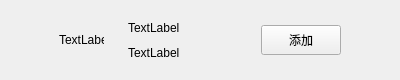
<?xml version="1.0" encoding="UTF-8"?>
<ui version="4.0">
 <class>ApplyFriendItem</class>
 <widget class="QWidget" name="ApplyFriendItem">
  <property name="geometry">
   <rect>
    <x>0</x>
    <y>0</y>
    <width>400</width>
    <height>80</height>
   </rect>
  </property>
  <property name="minimumSize">
   <size>
    <width>0</width>
    <height>80</height>
   </size>
  </property>
  <property name="maximumSize">
   <size>
    <width>16777215</width>
    <height>80</height>
   </size>
  </property>
  <property name="windowTitle">
   <string>Form</string>
  </property>
  <layout class="QHBoxLayout" name="horizontalLayout">
   <property name="spacing">
    <number>6</number>
   </property>
   <property name="leftMargin">
    <number>9</number>
   </property>
   <property name="topMargin">
    <number>0</number>
   </property>
   <property name="rightMargin">
    <number>0</number>
   </property>
   <property name="bottomMargin">
    <number>0</number>
   </property>
   <item>
    <spacer name="horizontalSpacer">
     <property name="orientation">
      <enum>Qt::Horizontal</enum>
     </property>
     <property name="sizeType">
      <enum>QSizePolicy::Fixed</enum>
     </property>
     <property name="sizeHint" stdset="0">
      <size>
       <width>50</width>
       <height>20</height>
      </size>
     </property>
    </spacer>
   </item>
   <item>
    <widget class="QLabel" name="icon_lb">
     <property name="minimumSize">
      <size>
       <width>45</width>
       <height>45</height>
      </size>
     </property>
     <property name="maximumSize">
      <size>
       <width>45</width>
       <height>45</height>
      </size>
     </property>
     <property name="text">
      <string>TextLabel</string>
     </property>
    </widget>
   </item>
   <item>
    <widget class="QWidget" name="widget" native="true">
     <layout class="QHBoxLayout" name="horizontalLayout_2">
      <item>
       <widget class="QWidget" name="widget_2" native="true">
        <property name="minimumSize">
         <size>
          <width>0</width>
          <height>0</height>
         </size>
        </property>
        <property name="maximumSize">
         <size>
          <width>16777215</width>
          <height>16777215</height>
         </size>
        </property>
        <layout class="QVBoxLayout" name="verticalLayout">
         <item>
          <widget class="QLabel" name="user_name_lb">
           <property name="minimumSize">
            <size>
             <width>100</width>
             <height>0</height>
            </size>
           </property>
           <property name="maximumSize">
            <size>
             <width>200</width>
             <height>16777215</height>
            </size>
           </property>
           <property name="text">
            <string>TextLabel</string>
           </property>
          </widget>
         </item>
         <item>
          <widget class="QLabel" name="user_chat_lb">
           <property name="minimumSize">
            <size>
             <width>100</width>
             <height>0</height>
            </size>
           </property>
           <property name="maximumSize">
            <size>
             <width>500</width>
             <height>16777215</height>
            </size>
           </property>
           <property name="text">
            <string>TextLabel</string>
           </property>
          </widget>
         </item>
        </layout>
       </widget>
      </item>
      <item>
       <widget class="ClickedBtn" name="addBtn">
        <property name="minimumSize">
         <size>
          <width>80</width>
          <height>30</height>
         </size>
        </property>
        <property name="maximumSize">
         <size>
          <width>80</width>
          <height>30</height>
         </size>
        </property>
        <property name="text">
         <string>添加</string>
        </property>
       </widget>
      </item>
      <item>
       <spacer name="horizontalSpacer_2">
        <property name="orientation">
         <enum>Qt::Horizontal</enum>
        </property>
        <property name="sizeType">
         <enum>QSizePolicy::Fixed</enum>
        </property>
        <property name="sizeHint" stdset="0">
         <size>
          <width>50</width>
          <height>20</height>
         </size>
        </property>
       </spacer>
      </item>
     </layout>
    </widget>
   </item>
  </layout>
 </widget>
 <customwidgets>
  <customwidget>
   <class>ClickedBtn</class>
   <extends>QPushButton</extends>
   <header>clickedbtn.h</header>
  </customwidget>
 </customwidgets>
 <resources/>
 <connections/>
</ui>
